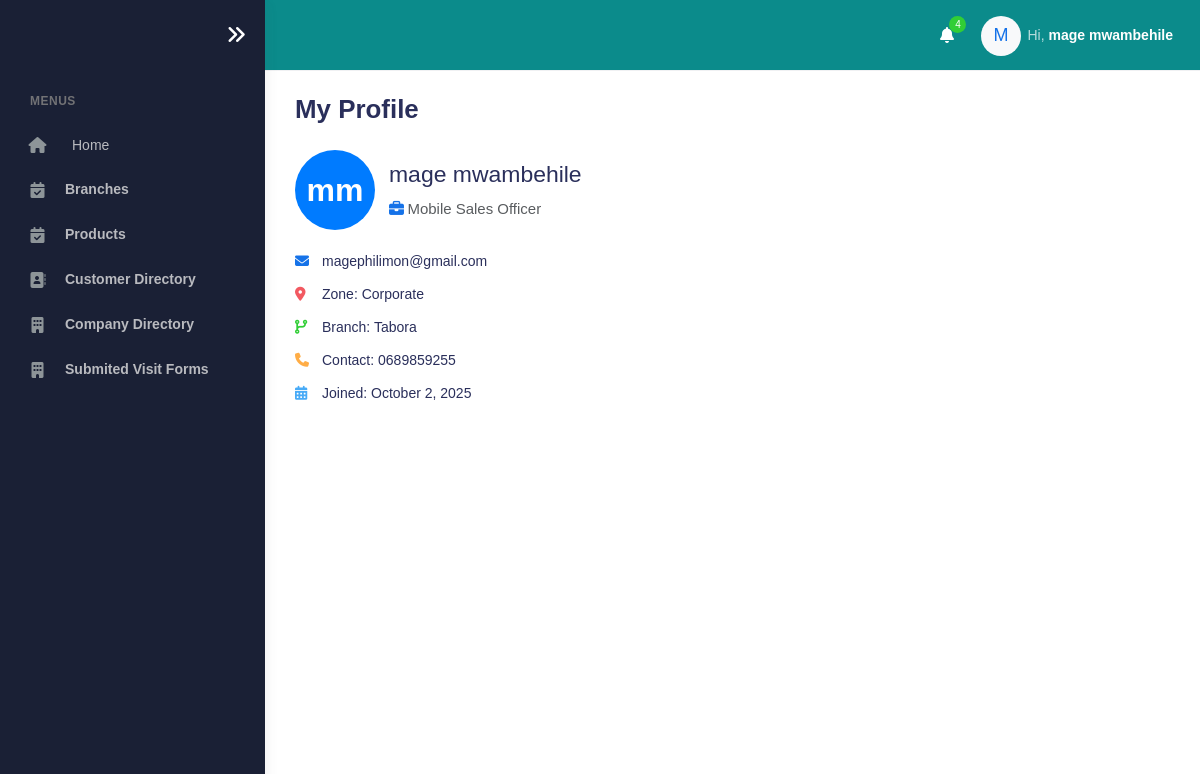
The app's page /admin-profile/ (signed in) with its own data.
### accounts/models.py (models this page shows, shortened)
class User(AbstractBaseUser, PermissionsMixin):
    POSITION_CHOICES = [
        ('Head of Sales', 'Head of Sales'),
        ('Facilitator', 'Facilitator'),
        ('Product Brand Manager', 'Product Brand Manager'),
        ('Corporate Manager', 'Corporate Manager'),
        ('Corporate Officer', 'Corporate Officer'),
        ('Zonal Sales Executive', 'Zonal Sales Executive'),
        ('Mobile Sales Officer', 'Mobile Sales Officer'),
        ('Desk Sales Officer', 'Desk Sales Officer'),
        ('Admin', 'Admin'),
    ]
    ZONE_CHOICES = [
        ('Coast Zone', 'Coast Zone'),
        ('Corporate', 'Corporate'),
        ('Central Zone', 'Central Zone'),
        ('Southern Zone', 'Southern Zone'),
        ('Northern Zone', 'Northern Zone'),
        ('Lake Zone', 'Lake Zone'),
    ]
    COMPANY_CHOICES = [
        ('ANDO', 'ANDO'),
        ('KAM', 'KAM'),
        ('MATE', 'MATE'),
    ]
    email = models.EmailField(unique=True)
    first_name = models.CharField(max_length=50, null=True, blank=True)
    last_name = models.CharField(max_length=50, null=True, blank=True)
    company_name = models.CharField(max_length=50, choices=COMPANY_CHOICES, null=True, blank=True)
    position = models.CharField(max_length=100, choices=POSITION_CHOICES, null=True, blank=True)
    zone = models.CharField(max_length=100, choices=ZONE_CHOICES, null=True, blank=True)
    branch = models.ForeignKey(
        Branch,
        null=True,
        blank=True,
        on_delete=models.SET_NULL,
        related_name='users'
    )
    contact = models.CharField(
        max_length=13,
        null=True,
        blank=True,
        validators=[
            RegexValidator(
                regex=r'^(?:\+255|0)[67][0-9]\d{7}$',
                message="Enter a valid Tanzanian phone number (e.g. +255712345678 or 0712345678)"
            )
        ]
    )
    is_active = models.BooleanField(default=True)
    is_staff = models.BooleanField(default=False)
    date_joined = models.DateTimeField(default=timezone.now)
    objects = UserManager()
    USERNAME_FIELD = 'email'
    REQUIRED_FIELDS = []
    def get_full_name(self):
        return f"{self.first_name} {self.last_name}".strip()

class Branch(models.Model):
    name = models.CharField(max_length=100, unique=True)
    created_at = models.DateTimeField(auto_now_add=True, null=True, blank=True)  # set once on creation
    updated_at = models.DateTimeField(auto_now=True, null=True, blank=True)      # update every save
    def __str__(self):
        return self.name

### accounts/views.py (the view)
# urls.py: path('admin-profile/', views.adminprofile_view, name='profiles'),
def adminprofile_view(request):
    if request.user.is_authenticated:
        user = request.user  # The logged-in user
        return render(request, 'company/profile.html', {'user': user})
    else:
        messages.error(request,'You must login first to access the page')
        return redirect('login')

### templates/company/profile.html (shortened to what this page needs)
{% extends "company/base.html" %}
{% load static %}
{% block content %}
  {% include "company/sidebar.html" %}
  <div class="main-panel">
    <div class="main-header">
      {% include "company/nav.html" %}
    </div>
    <div class="container">
      <div class="page-inner py-4">
        <h2 class="fw-bold mb-4">My Profile</h2>
        <div class="d-flex align-items-center mb-4">
          <div class="avatar">
            {{ user.first_name|slice:":1" }}{{ user.last_name|slice:":1" }}
          </div>
          <div class="ms-3">
            <h3 class="mb-1">{{ user.get_full_name|default:"User" }}</h3>
            <p class="text-muted mb-0"><i class="fas fa-briefcase me-1 text-primary"></i>{{ user.position|default:"-" }}</p>
          </div>
        </div>
        <ul class="list-unstyled">
          <li class="info-item"><i class="fas fa-envelope text-primary me-2"></i> {{ user.email }}</li>
          <li class="info-item"><i class="fas fa-map-marker-alt text-danger me-2"></i> Zone: {{ user.zone }}</li>
          <li class="info-item"><i class="fas fa-code-branch text-success me-2"></i> Branch: {{ user.branch }}</li>
          <li class="info-item"><i class="fas fa-phone text-warning me-2"></i> Contact: {{ user.contact }}</li>
          <li class="info-item"><i class="fas fa-calendar-alt text-info me-2"></i> Joined: {{ user.date_joined|date:"F j, Y" }}</li>
        </ul>
      </div>
    </div>
  </div>
  <link rel="stylesheet" href="https://cdnjs.cloudflare.com/ajax/libs/font-awesome/6.5.0/css/all.min.css" />
{% endblock %}

### templates/company/nav.html (shortened to what this page needs)
{% load static %}
<nav class="navbar navbar-header navbar-expand-lg border-bottom" style="background-color: rgb(11, 139, 139)">
  <div class="container-fluid">
    <ul class="navbar-nav topbar-nav ms-md-auto align-items-center">
      <li class="nav-item topbar-icon dropdown hidden-caret">
        <a class="nav-link dropdown-toggle text-white" href="#" id="notifDropdown" role="button" data-bs-toggle="dropdown" aria-haspopup="true" aria-expanded="false">
          <i class="fa fa-bell"></i>
          <span class="notification">4</span>
        </a>
      </li>
      <li class="nav-item topbar-user dropdown hidden-caret">
        <a class="dropdown-toggle profile-pic text-white" data-bs-toggle="dropdown" href="#" aria-expanded="false">
          <div class="avatar-sm">
            <div class="avatar-initial rounded-circle bg-light text-primary d-flex align-items-center justify-content-center" style="width: 40px; height: 40px; font-size: 18px;">
              {% if request.user.is_authenticated %}
                {{ request.user.first_name|slice:":1"|default:"U"|upper }}
              {% else %}
                G
              {% endif %}
            </div>
          </div>
          <span class="profile-username">
            <span class="op-7">Hi,</span>
            {% if request.user.is_authenticated %}
              <span class="fw-bold">{{ request.user.first_name }} {{ request.user.last_name }}</span>
            {% else %}
              <span class="fw-bold">Guest</span>
            {% endif %}
          </span>
        </a>
      </li>
    </ul>
  </div>
</nav>

### templates/company/profile.html (style rules this page uses)
body, .main-panel, .page-inner, .container { background: #ffffff; }
.avatar { width: 80px; height: 80px; border-radius: 50%; background-color: #007bff; color: white; display: flex; align-items: center; justify-content: center; font-size: 32px; font-weight: 700; }
.info-item { text-align: left; margin-bottom: 12px; font-size: 1rem; display: flex; align-items: center; }
.info-item i { width: 20px; }

### records on screen
User: user.first_name "M", user.first_name "mage", user.last_name "mwambehile", first_name "m", last_name "m", get_full_name "mage mwambehile", position "Mobile Sales Officer", email "magephilimon@gmail.com", zone "Corporate", branch "Tabora", contact "0689859255", date_joined "October 2, 2025"
